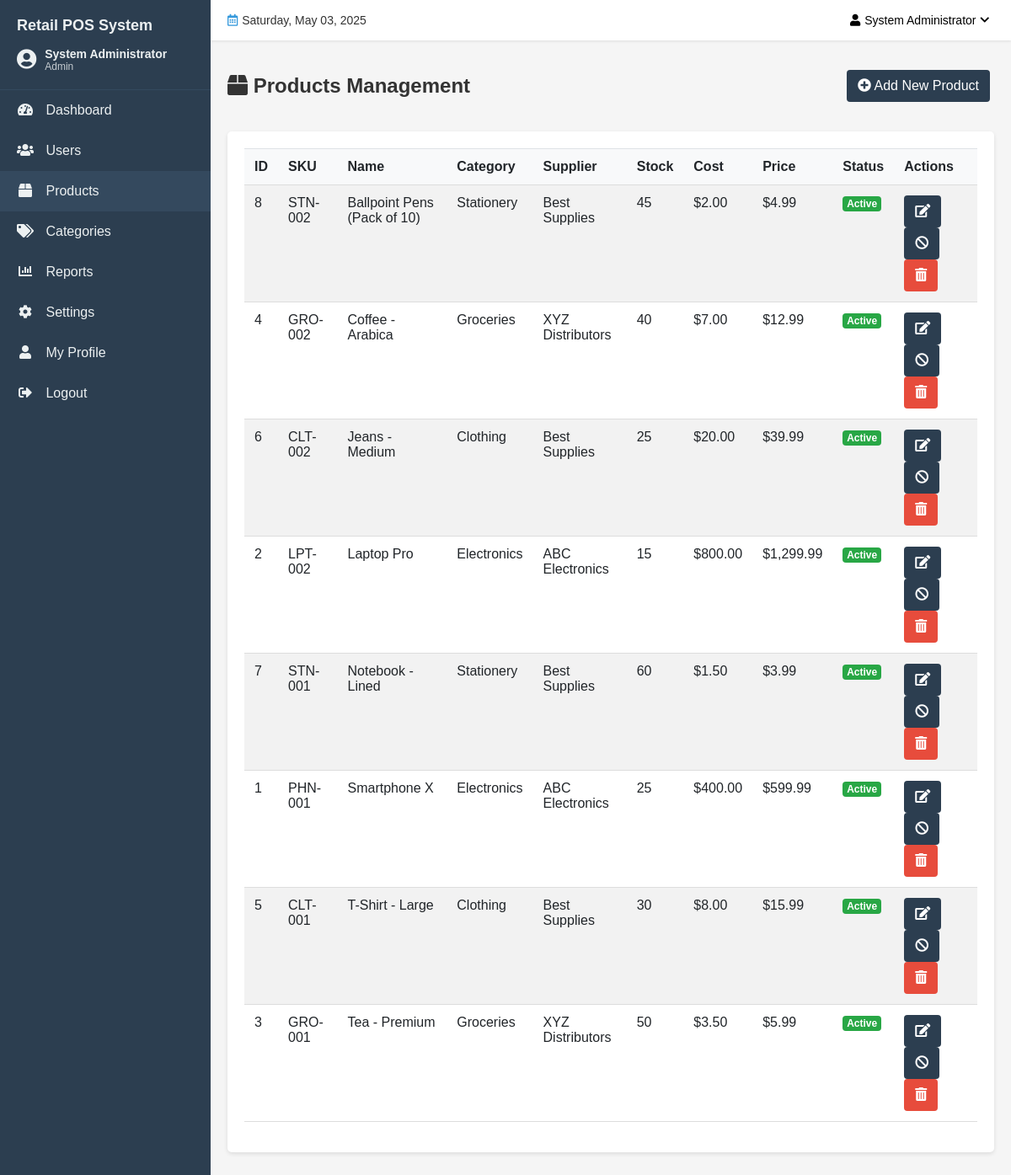
/admin/products.php (signed in), run on the app's committed database.
### tables this page shows
CREATE TABLE IF NOT EXISTS products (
    product_id INT AUTO_INCREMENT PRIMARY KEY,
    name VARCHAR(100) NOT NULL,
    sku VARCHAR(30) UNIQUE,
    description TEXT,
    category_id INT,
    supplier_id INT,
    cost_price DECIMAL(10, 2) NOT NULL,
    selling_price DECIMAL(10, 2) NOT NULL,
    stock_quantity INT NOT NULL DEFAULT 0,
    minimum_stock INT NOT NULL DEFAULT 10,
    image_path VARCHAR(255),
    status ENUM('active', 'inactive') NOT NULL DEFAULT 'active',
    created_at TIMESTAMP DEFAULT CURRENT_TIMESTAMP,
    updated_at TIMESTAMP NULL ON UPDATE CURRENT_TIMESTAMP,
    FOREIGN KEY (category_id) REFERENCES categories(category_id) ON DELETE SET NULL,
    FOREIGN KEY (supplier_id) REFERENCES suppliers(supplier_id) ON DELETE SET NULL
);

CREATE TABLE IF NOT EXISTS categories (
    category_id INT AUTO_INCREMENT PRIMARY KEY,
    name VARCHAR(50) NOT NULL UNIQUE,
    description TEXT,
    status ENUM('active', 'inactive') NOT NULL DEFAULT 'active',
    created_at TIMESTAMP DEFAULT CURRENT_TIMESTAMP,
    updated_at TIMESTAMP NULL ON UPDATE CURRENT_TIMESTAMP
);

CREATE TABLE IF NOT EXISTS suppliers (
    supplier_id INT AUTO_INCREMENT PRIMARY KEY,
    name VARCHAR(100) NOT NULL,
    contact_person VARCHAR(100),
    email VARCHAR(100),
    phone VARCHAR(20),
    address TEXT,
    status ENUM('active', 'inactive') NOT NULL DEFAULT 'active',
    created_at TIMESTAMP DEFAULT CURRENT_TIMESTAMP,
    updated_at TIMESTAMP NULL ON UPDATE CURRENT_TIMESTAMP
);

### admin/products.php (the view, shortened to what this page needs)
<?php
$conn = getConnection();
$productData = null;
$categories = [];
$categoriesQuery = "SELECT category_id, name FROM categories WHERE status = 'active' ORDER BY name ASC";
$result = mysqli_query($conn, $categoriesQuery);
if ($result) {
    while ($row = mysqli_fetch_assoc($result)) {
        $categories[] = $row;
    }
}
$suppliers = [];
$suppliersQuery = "SELECT supplier_id, name FROM suppliers WHERE status = 'active' ORDER BY name ASC";
$result = mysqli_query($conn, $suppliersQuery);
if ($result) {
    while ($row = mysqli_fetch_assoc($result)) {
        $suppliers[] = $row;
    }
}
$products = [];
$productsQuery = "SELECT p.*, c.name as category_name, s.name as supplier_name
                FROM products p
                LEFT JOIN categories c ON p.category_id = c.category_id
                LEFT JOIN suppliers s ON p.supplier_id = s.supplier_id
                ORDER BY p.name ASC";
$result = mysqli_query($conn, $productsQuery);
if ($result) {
    while ($row = mysqli_fetch_assoc($result)) {
        $products[] = $row;
    }
}
include '../includes/header/header.php';
?>
<div class="page-header">
    <h2><i class="fas fa-box"></i> Products Management</h2>
    <div class="page-actions">
        <a href="?action=add" class="btn btn-primary"><i class="fas fa-plus-circle"></i> Add New Product</a>
    </div>
</div>
<?php if (isset($_GET['action']) && ($_GET['action'] === 'add' || $_GET['action'] === 'edit')): ?>
    <div class="card">
        <div class="card-header">
            <h3><?php echo $_GET['action'] === 'add' ? 'Add New Product' : 'Edit Product'; ?></h3>
        </div>
        <div class="card-body">
            <form action="products.php" method="post">
                <?php if (isset($productData)): ?>
                    <input type="hidden" name="product_id" value="<?php echo $productData['product_id']; ?>">
                <?php endif; ?>
                <div class="form-row">
                    <div class="form-group col-md-6">
                        <label for="name">Product Name</label>
                        <input type="text" class="form-control" id="name" name="name" value="<?php echo isset($productData) ? $productData['name'] : ''; ?>" required>
                    </div>
                    <div class="form-group col-md-6">
                        <label for="sku">SKU</label>
                        <input type="text" class="form-control" id="sku" name="sku" value="<?php echo isset($productData) ? $productData['sku'] : ''; ?>" required>
                    </div>
                </div>
                <div class="form-group">
                    <label for="description">Description</label>
                    <textarea class="form-control" id="description" name="description" rows="3"><?php echo isset($productData) ? $productData['description'] : ''; ?></textarea>
                </div>
                <div class="form-row">
                    <div class="form-group col-md-6">
                        <label for="category_id">Category</label>
                        <select class="form-control" id="category_id" name="category_id" required>
                            <option value="">Select Category</option>
                            <?php foreach ($categories as $category): ?>
                                <option value="<?php echo $category['category_id']; ?>" <?php echo (isset($productData) && $productData['category_id'] == $category['category_id']) ? 'selected' : ''; ?>>
                                    <?php echo $category['name']; ?>
                                </option>
                            <?php endforeach; ?>
                        </select>
                    </div>
                    <div class="form-group col-md-6">
                        <label for="supplier_id">Supplier</label>
                        <select class="form-control" id="supplier_id" name="supplier_id" required>
                            <option value="">Select Supplier</option>
                            <?php foreach ($suppliers as $supplier): ?>
                                <option value="<?php echo $supplier['supplier_id']; ?>" <?php echo (isset($productData) && $productData['supplier_id'] == $supplier['supplier_id']) ? 'selected' : ''; ?>>
                                    <?php echo $supplier['name']; ?>
                                </option>
                            <?php endforeach; ?>
                        </select>
                    </div>
                </div>
                <div class="form-row">
                    <div class="form-group col-md-6">
                        <label for="cost_price">Cost Price</label>
                        <input type="number" step="0.01" min="0" class="form-control" id="cost_price" name="cost_price" value="<?php echo isset($productData) ? $productData['cost_price'] : '0.00'; ?>" required>
                    </div>
                    <div class="form-group col-md-6">
                        <label for="selling_price">Selling Price</label>
                        <input type="number" step="0.01" min="0" class="form-control" id="selling_price" name="selling_price" value="<?php echo isset($productData) ? $productData['selling_price'] : '0.00'; ?>" required>
                    </div>
                </div>
                <div class="form-row">
                    <div class="form-group col-md-6">
                        <label for="stock_quantity">Stock Quantity</label>
                        <input type="number" min="0" class="form-control" id="stock_quantity" name="stock_quantity" value="<?php echo isset($productData) ? $productData['stock_quantity'] : '0'; ?>" required>
                    </div>
                    <div class="form-group col-md-6">
                        <label for="minimum_stock">Minimum Stock Level</label>
                        <input type="number" min="0" class="form-control" id="minimum_stock" name="minimum_stock" value="<?php echo isset($productData) ? $productData['minimum_stock'] : '10'; ?>" required>
                    </div>
                </div>
                <div class="form-group">
                    <label for="status">Status</label>
                    <select class="form-control" id="status" name="status" required>
                        <option value="active" <?php echo (isset($productData) && $productData['status'] === 'active') ? 'selected' : ''; ?>>Active</option>
                        <option value="inactive" <?php echo (isset($productData) && $productData['status'] === 'inactive') ? 'selected' : ''; ?>>Inactive</option>
                    </select>
                </div>
                <div class="form-actions">
                    <button type="submit" class="btn btn-success"><i class="fas fa-save"></i> Save</button>
                    <a href="products.php" class="btn btn-secondary"><i class="fas fa-times"></i> Cancel</a>
                </div>
            </form>
        </div>
    </div>
<?php else: ?>
    <div class="card">
        <div class="card-body">
            <table class="table table-striped">
                <thead>
                    <tr>
                        <th>ID</th>
                        <th>SKU</th>
                        <th>Name</th>
                        <th>Category</th>
                        <th>Supplier</th>
                        <th>Stock</th>
                        <th>Cost</th>
                        <th>Price</th>
                        <th>Status</th>
                        <th>Actions</th>
                    </tr>
                </thead>
                <tbody>
                    <?php if (count($products) > 0): ?>
                        <?php foreach ($products as $product): ?>
                            <tr>
                                <td><?php echo $product['product_id']; ?></td>
                                <td><?php echo $product['sku']; ?></td>
                                <td><?php echo $product['name']; ?></td>
                                <td><?php echo $product['category_name']; ?></td>
                                <td><?php echo $product['supplier_name']; ?></td>
                                <td>
                                    <?php
                                        if ($product['stock_quantity'] <= $product['minimum_stock'] && $product['stock_quantity'] > 0) {
                                            echo '<span class="badge badge-warning">' . $product['stock_quantity'] . '</span>';
                                        } elseif ($product['stock_quantity'] == 0) {
                                            echo '<span class="badge badge-danger">Out of stock</span>';
                                        } else {
                                            echo $product['stock_quantity'];
                                        }
                                    ?>
                                </td>
                                <td>$<?php echo number_format($product['cost_price'], 2); ?></td>
                                <td>$<?php echo number_format($product['selling_price'], 2); ?></td>
                                <td>
                                    <span class="badge <?php echo $product['status'] === 'active' ? 'badge-success' : 'badge-secondary'; ?>">
                                        <?php echo ucfirst($product['status']); ?>
                                    </span>
                                </td>
                                <td>
                                    <div class="btn-group btn-group-sm">
                                        <a href="?action=edit&id=<?php echo $product['product_id']; ?>" class="btn btn-info" title="Edit"><i class="fas fa-edit"></i></a>
                                        <?php if ($product['status'] === 'active'): ?>
                                            <a href="?action=deactivate&id=<?php echo $product['product_id']; ?>" class="btn btn-warning" title="Deactivate"><i class="fas fa-ban"></i></a>
                                        <?php else: ?>
                                            <a href="?action=activate&id=<?php echo $product['product_id']; ?>" class="btn btn-success" title="Activate"><i class="fas fa-check"></i></a>
                                        <?php endif; ?>
                                        <a href="?action=delete&id=<?php echo $product['product_id']; ?>" class="btn btn-danger" title="Delete"><i class="fas fa-trash-alt"></i></a>
                                    </div>
                                </td>
                            </tr>
                        <?php endforeach; ?>
                    <?php else: ?>
                        <tr>
                            <td colspan="10" class="text-center">No products found.</td>
                        </tr>
                    <?php endif; ?>
                </tbody>
            </table>
        </div>
    </div>
<?php endif; ?>
<?php
include '../includes/footer/footer.php';
?>

### assets/css/style.css (style rules this page uses)
* { box-sizing: border-box; }
body { font-family: Arial, sans-serif; margin: 0; padding: 0; background-color: #f4f4f4; color: #333; }
a { text-decoration: none; color: #2c3e50; transition: color 0.3s ease; }
.btn { display: inline-block; padding: 8px 16px; background-color: #2c3e50; color: white; border: none; border-radius: 4px; cursor: pointer; transition: background-color 0.3s ease; }
.btn-danger { background-color: #e74c3c; }
.table { width: 100%; border-collapse: collapse; margin-bottom: 1rem; }
.table th, .table td { padding: 12px 15px; border-bottom: 1px solid #ddd; text-align: left; }
.table th { background-color: #f8f9fa; font-weight: bold; }
.card { background-color: #fff; border-radius: 5px; box-shadow: 0 2px 5px rgba(0, 0, 0, 0.1); margin-bottom: 20px; }
.card-body { padding: 20px; }
.badge { display: inline-block; padding: 0.25em 0.6em; font-size: 75%; font-weight: 700; line-height: 1; text-align: center; white-space: nowrap; vertical-align: baseline; border-radius: 0.25rem; }
.badge-success { color: #fff; background-color: #2ecc71; }

### admin/products.php (style rules this page uses)
.page-header { display: flex; justify-content: space-between; align-items: center; margin-bottom: 20px; }
.page-actions { text-align: right; }
.card { background-color: #fff; border-radius: 5px; box-shadow: 0 2px 5px rgba(0, 0, 0, 0.1); margin-bottom: 20px; }
.card-body { padding: 20px; }
.btn { display: inline-block; font-weight: 400; text-align: center; white-space: nowrap; vertical-align: middle; user-select: none; border: 1px solid transparent; padding: 0.375rem 0.75rem; font-size: 1rem; line-height: 1.5; border-radius: 0.25rem; transition: color 0.15s ease-in-out, background-color 0.15s ease-in-out, border-color 0.15s ease-in-out, box-shadow 0.15s ease-in-out; margin-right: 5px; }
.table { width: 100%; margin-bottom: 1rem; color: #212529; border-collapse: collapse; }
.table th, .table td { padding: 0.75rem; vertical-align: top; border-top: 1px solid #dee2e6; }
.table-striped tbody tr:nth-of-type(odd) { background-color: rgba(0, 0, 0, 0.05); }
.badge { display: inline-block; padding: 0.25em 0.4em; font-size: 75%; font-weight: 700; line-height: 1; text-align: center; white-space: nowrap; vertical-align: baseline; border-radius: 0.25rem; }
.badge-success { color: #fff; background-color: #28a745; }

### includes/footer/footer.php (style rules this page uses)
* { box-sizing: border-box; }
body { margin: 0; padding: 0; font-family: Arial, sans-serif; background-color: #f5f5f5; color: #333; }

### data on the page
products: product_id "8", sku "STN-002", name "Ballpoint Pens (Pack of 10)", category.name "Stationery", supplier.name "Best Supplies", stock_quantity "45", cost_price "2.00", selling_price "4.99", status "Active"
products: product_id "4", sku "GRO-002", name "Coffee - Arabica", category.name "Groceries", supplier.name "XYZ Distributors", stock_quantity "40", cost_price "7.00", selling_price "12.99", status "Active"
products: product_id "6", sku "CLT-002", name "Jeans - Medium", category.name "Clothing", supplier.name "Best Supplies", stock_quantity "25", cost_price "20.00", selling_price "39.99", status "Active"
products: product_id "2", sku "LPT-002", name "Laptop Pro", category.name "Electronics", supplier.name "ABC Electronics", stock_quantity "15", cost_price "800.00", selling_price "1,299.99", status "Active"
products: product_id "7", sku "STN-001", name "Notebook - Lined", category.name "Stationery", supplier.name "Best Supplies", stock_quantity "60", cost_price "1.50", selling_price "3.99", status "Active"
products: product_id "1", sku "PHN-001", name "Smartphone X", category.name "Electronics", supplier.name "ABC Electronics", stock_quantity "25", cost_price "400.00", selling_price "599.99", status "Active"
products: product_id "5", sku "CLT-001", name "T-Shirt - Large", category.name "Clothing", supplier.name "Best Supplies", stock_quantity "30", cost_price "8.00", selling_price "15.99", status "Active"
products: product_id "3", sku "GRO-001", name "Tea - Premium", category.name "Groceries", supplier.name "XYZ Distributors", stock_quantity "50", cost_price "3.50", selling_price "5.99", status "Active"

### other printed values
$settings['company_name'] "Retail POS System"
$_SESSION['full_name'] "System Administrator"
$_SESSION['role'] "Admin"
